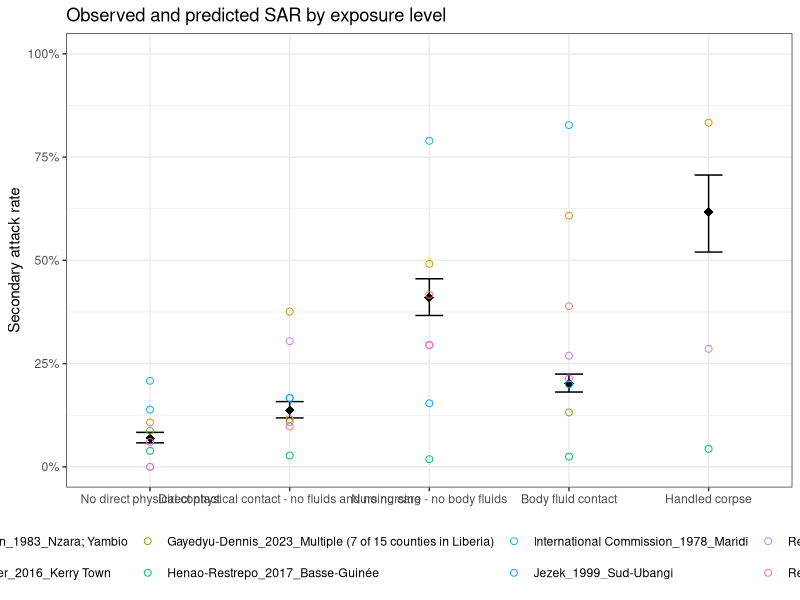
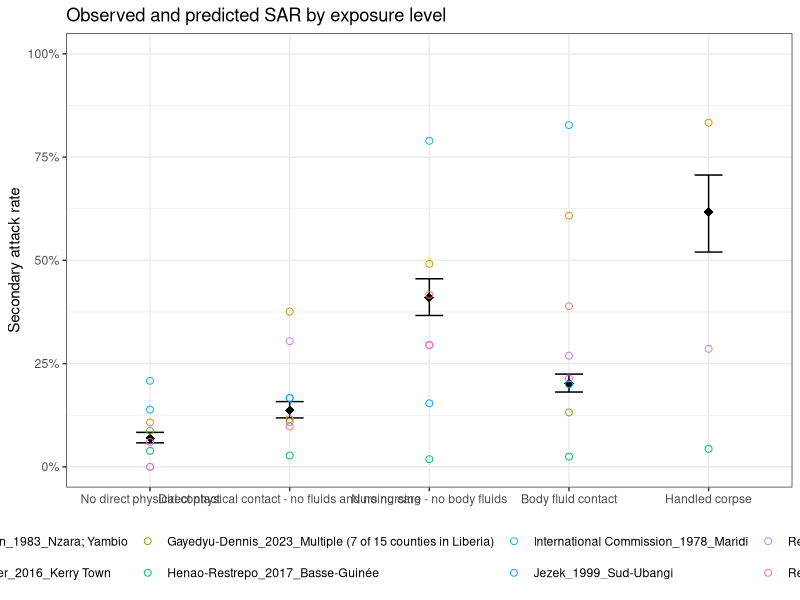

Source code (R) for these figures, in order:
# ebola_contact_analysis.R
# Author: Gina Cuomo-Dannenburg
# Date: 2026-06-26
# Purpose: Implementation of the statistic analysis plan to understand the secondary
# attack rate by contact definition from data from previous Ebola outbreaks
# Input: Data extracted from review of literature 
# Input: Mapping of exposures from data into a shared exposure hierarchy defined below
# Outcome 1: Secondary attack rate (SAR) by contact type
# Outcome 2: Contacts per index case by contact type
#
# Canonical exposure hierarchy (reference = "No direct physical contact"):
#   Reference: No direct physical contact    [Classes 0 + 1 merged]
#   Class 2: Direct physical contact - no fluids and no nursing
#   Class 3: Nursing care - no body fluids
#   Class 4: Body fluid contact
#   Class 5: Handled corpse

# =============================================================================

library(tidyverse)
library(readxl)
library(lme4)
library(broom.mixed)


# 1. Define levels --------------------------------------------------------
# Classes 0 and 1 merged into a single reference "No direct physical contact"
# because both are sparsely reported and was propagating bias through the analysis

canonical_levels <- c(
  "No direct physical contact",                         # Classes 0+1 — reference
  "Direct physical contact - no fluids and no nursing", # Class 2
  "Nursing care - no body fluids",                      # Class 3
  "Body fluid contact",                                 # Class 4
  "Handled corpse"                                      # Class 5
)

canonical_levels_sensitivity <- c(
  "No/minimal contact",
  "Indirect contact only",
  "Direct physical contact - no fluids and no nursing",
  "Nursing care - no body fluids",
  "Body fluid contact",
  "Handled corpse"
)

reference_level      <- canonical_levels[1]
non_reference_levels <- canonical_levels[-1]


# 2. Import data and clean --------------------------

raw <- read_excel("data/sar_extraction.xlsx", sheet = "data_me")
mapping_raw <- read_excel("data/sar_extraction.xlsx", sheet = "exposure_mapping")

dat <- raw %>%
  mutate(numerator = as.integer(numerator),
         denominator = as.integer(denominator),
         num_index = as.integer(num_index),
         year = as.character(year),
         study_id = paste(first_author, year_publication, location, sep = "_"),
         sar_observed = numerator / denominator,
         uninfected_contacts = denominator - numerator) %>%
  filter(!is.na(numerator),
         !is.na(denominator),
         denominator > 0,
         numerator <= denominator,
         include == TRUE)

cat("Studies and contact definitions in dataset:\n")
dat %>%
  group_by(first_author) %>%
  summarise(n = length(unique(definition_contact_me))) %>%
  print()

# 3. Mapping table ---------------------------
mapping_long <- mapping_raw %>%
  pivot_longer(cols      = starts_with("exposure"),
               names_to  = "exposurenum",
               values_to = "exposure") %>%
  dplyr::select(-exposurenum) %>%       # explicit namespace avoids MASS::select conflict
  filter(!is.na(exposure)) %>%
  # Collapse Classes 0 and 1 into the merged reference category
  mutate(exposure = case_when(
    exposure %in% c("No/minimal contact", "Indirect contact only") ~
      "No direct physical contact",
    TRUE ~ exposure))

mapping_table <- mapping_long %>%
  # After collapsing 0+1, deduplicate in case both mapped to the same definition
  distinct(first_author, definition_contact_me, exposure, household, .keep_all = TRUE) %>%
  group_by(first_author, definition_contact_me) %>%
  mutate(n_canonical    = n(),
         is_combined    = n_canonical > 1,
         covered_levels = list(exposure)) %>%
  ungroup()

# Validate: every canonical level must be in the defined hierarchy
unrecognised <- mapping_table %>%
  filter(!exposure %in% canonical_levels) %>%
  distinct(exposure)

# Check that all canonical levels in the mapping table exist
if (nrow(unrecognised) > 0) {
  stop(
    "Unrecognised canonical levels in mapping table — check spelling:\n",
    paste(unrecognised$exposure, collapse = "\n")
  )
} else {
  cat("\nMapping table validated: all canonical levels recognised.\n")
}


# 4. Map exposures onto canonical levels ----------------------------------

dat_mapped <- dat %>%
  left_join(
    mapping_table %>%
      dplyr::select(first_author, definition_contact_me, exposure,
                    is_combined, n_canonical, covered_levels),
    by           = c("first_author", "definition_contact_me"),
    relationship = "many-to-many"
  )

# Flag and remove unmapped rows
unmapped <- dat_mapped %>%
  filter(is.na(exposure)) %>%
  distinct(first_author, definition_contact_me)

if (nrow(unmapped) > 0) {
  warning(
    "No mapping found for the following rows — excluded from analysis:\n",
    paste(unmapped$first_author, unmapped$definition_contact_me,
          sep = " | ", collapse = "\n"))
  dat_mapped <- dat_mapped %>% filter(!is.na(exposure))
}


# 5. Perform fractional encoding ------------------------------------------
# Strategy:
#   (a) Identify fully disaggregated studies (no combined rows anywhere).
#   (b) Within each such study compute the proportion of contacts in each
#       canonical level — proportions sum to 1 over observed levels only.
#   (c) Average across studies (weighted by total contacts) separately per
#       level, using only studies that observed that level. This avoids
#       suppressing rare levels (e.g. Handled corpse) due to structural
#       absence in other studies.
#   (d) Renormalise the global reference distribution to sum to 1.
#   (e) For combined rows, assign each covered level its reference proportion
#       renormalised over only the levels that definition covers.

# --- 5a. Identify fully disaggregated studies --------------------------------

fully_disaggregated_studies <- dat_mapped %>%
  group_by(study_id) %>%
  summarise(any_combined = any(is_combined), .groups = "drop") %>%
  filter(!any_combined) %>%
  pull(study_id)

# --- 5b. Study-level proportions (over observed levels only) -----------------

study_level_props <- dat_mapped %>%
  filter(study_id %in% fully_disaggregated_studies) %>%
  group_by(study_id, exposure) %>%
  summarise(n_exposure = sum(denominator), .groups = "drop") %>%
  group_by(study_id) %>%
  mutate(
    total_n           = sum(n_exposure),
    study_prop        = n_exposure / total_n,
    n_levels_observed = n()
  ) %>%
  ungroup()

cat("\nStudy-level proportions by exposure (disaggregated studies only):\n")
print(study_level_props)

# --- 5c-d. Global reference distribution -------------------------------------
# weighted.mean() per level uses only studies that observed that level,
# because absent levels simply have no rows. Final renormalisation ensures
# the distribution sums to 1 despite unequal study coverage per level.

ref_distribution <- study_level_props %>%
  group_by(exposure) %>%
  summarise(
    ref_prop  = weighted.mean(study_prop, total_n),
    n_studies = n(),
    .groups   = "drop"
  ) %>%
  complete(
    exposure  = canonical_levels,
    fill      = list(ref_prop = 0, n_studies = 0)
  ) %>%
  mutate(
    ref_prop = ref_prop / sum(ref_prop),   # renormalise to sum to 1
    exposure = factor(exposure, levels = canonical_levels)
  ) %>%
  arrange(exposure)

print(ref_distribution)

# Warn if any level has no reference data
zero_ref <- ref_distribution %>% filter(ref_prop == 0)
if (nrow(zero_ref) > 0) {
  warning(
    "The following canonical levels have no reference data:\n",
    paste(zero_ref$exposure, collapse = "\n"),
    "\nFractional encoding for definitions covering these levels will ",
    "renormalise over remaining covered levels."
  )
}

# --- 5e. Apply fractional encoding -------------------------------------------

dat_fractions <- dat_mapped %>%
  left_join(
    ref_distribution %>% dplyr::select(exposure, ref_prop),
    by = "exposure"
  ) %>%
  mutate(
    fraction_raw = if_else(!is_combined, 1, ref_prop)
  ) %>%
  group_by(study_id, definition_contact_me) %>%
  mutate(fraction_sum     = sum(fraction_raw),
         fraction_contact = if_else(
           fraction_sum > 0,
           fraction_raw / fraction_sum,
           1 / n()  )) %>%     # fallback: equal split if all ref_props are zero
  ungroup() %>%
  #   TODO: figure out a more elegant way to handle the fact that the numerators
  #   and denominators are non integers for passing into the Binomial logistic
  mutate(numerator_adj = round(numerator * fraction_contact, digits = 0),
         denominator_adj = round(denominator * fraction_contact, digits = 0),
         uninfected_contacts_adj = round(denominator_adj - numerator_adj, digits = 0))

# Diagnostics
dat_fractions %>%
  filter(is_combined) %>%
  dplyr::select(study_id, definition_contact_me, exposure,
                ref_prop, fraction_contact, denominator, denominator_adj) %>%
  print()

fraction_check <- dat_fractions %>%
  group_by(study_id, definition_contact_me) %>%
  summarise(fraction_sum = sum(fraction_contact), .groups = "drop") %>%
  filter(abs(fraction_sum - 1) > 1e-6)

if (nrow(fraction_check) > 0) {
  warning(
    "Fractions do not sum to 1 for:\n",
    paste(fraction_check$study_id, fraction_check$definition_contact_me,
          sep = " | ", collapse = "\n")
  )
} else {
  cat("\nFraction check passed: all fractions sum to 1 within study.\n")
}


# 6. Build the model data -------------------------------------------------

model_data <- dat_fractions %>%
  group_by(study_id, exposure) %>%
  summarise(
    numerator_adj = sum(numerator_adj),
    denominator_adj  = sum(denominator_adj),
    uninfected_contacts_adj = sum(uninfected_contacts_adj),
    num_index = first(num_index),
    .groups = "drop"
  ) %>%
  mutate(exposure  = factor(exposure, levels = canonical_levels),
         exposure  = relevel(exposure, ref = reference_level)) %>%
  filter(denominator_adj > 0)

# Wide design matrix for inspection only (not passed to model)
design_matrix_wide <- dat_fractions %>%
  group_by(study_id, exposure) %>%
  summarise(numerator_adj = sum(numerator_adj),
            denominator_adj = sum(denominator_adj),
            uninfected_contacts_adj = sum(uninfected_contacts_adj),
            fraction_contact = min(sum(fraction_contact), 1),
            .groups = "drop") %>%
  pivot_wider(names_from   = exposure,
              values_from  = fraction_contact,
              values_fill  = 0,
              id_cols      = c(study_id, numerator_adj, denominator_adj,
                               uninfected_contacts_adj)) %>%
  dplyr::select(-any_of(reference_level)) %>%
  dplyr::select(study_id, numerator_adj, denominator_adj, uninfected_contacts_adj,
                any_of(non_reference_levels))

print(design_matrix_wide)

missing_cols <- setdiff(non_reference_levels, names(design_matrix_wide))
if (length(missing_cols) > 0) {
  warning(
    "The following canonical levels have no observations:\n",
    paste(missing_cols, collapse = "\n")
  )
}


# 7. Logistic regression: Secondary attack rate by exposure level ------------------------------

fit_fixed <- glm(
  cbind(numerator_adj, uninfected_contacts_adj) ~ exposure,
  data   = model_data,
  family = binomial(link = "logit")
)

cat("\n=== Fixed-effects logistic regression (SAR) ===\n")
print(summary(fit_fixed))

# Add in an OR calculation because it's more easily interpretable
# Note: the reference category is "No direct contact"
or_fixed <- broom::tidy(fit_fixed, exponentiate = TRUE, conf.int = TRUE) %>%
  rename(odds_ratio = estimate, ci_lower = conf.low, ci_upper = conf.high)

cat("\nOdds ratios (reference:", reference_level, "):\n")
print(or_fixed)

# --- Mixed-effects model (uncomment when >1 study available) ----------------
# fit_mixed <- glmer(
#   cbind(numerator_adj, uninfected_contacts_adj) ~
#     exposure + household_encoded + (1 | study_id),
#   data   = model_data,
#   family = binomial(link = "logit")
# )
# summary(fit_mixed)


# 8. Predict secondary attack rate by exposure level ----------------------
pred_grid <- tibble(
  exposure          = factor(canonical_levels, levels = canonical_levels),
  household_encoded = 0
)

pred_link <- predict(fit_fixed, newdata = pred_grid, type = "link", se.fit = TRUE)

pred_grid <- pred_grid %>%
  mutate(predicted_sar = plogis(pred_link$fit),
         ci_lower      = plogis(pred_link$fit - 1.96 * pred_link$se.fit),
         ci_upper      = plogis(pred_link$fit + 1.96 * pred_link$se.fit))

cat("\nPredicted SAR by exposure level:\n")
print(pred_grid %>% dplyr::select(exposure, predicted_sar, ci_lower, ci_upper))

# visualise this compared to the data
ggplot() +
  geom_errorbar(data = pred_grid,
                aes(x = exposure, ymin = ci_lower, ymax = ci_upper), width = 0.2) +
  geom_point(data = pred_grid,aes(x = exposure, y = predicted_sar),
             size  = 3,shape = 18   # diamond to distinguish from observed
  ) + geom_point(data = model_data,
                 aes(x = exposure, y = numerator_adj / denominator_adj, col = study_id),
                 size  = 2, shape = 1) +    # open circle
  scale_y_continuous(labels = scales::percent_format(), limits = c(0, 1)) +
  labs(
    x     = NULL,
    y     = "Secondary attack rate",
    col   = "Study",
    title = "Observed and predicted SAR by exposure level"
  ) +
  theme_bw() +
  theme(legend.position  = "bottom", legend.direction = "horizontal")
ggsave("plots/sar_by_exposure.png", dpi = 500, width = 30, height = 20, units = "cm")


# 9. Contacts per exposure ------------------------------------------------

# Uses raw (unadjusted) denominators from dat_mapped 
# fractional adjustment would distort the count structure since num_index is study-level.
# Model: negative binomial with log(num_index) offset 

contact_data <- dat_mapped %>%
  group_by(study_id, exposure) %>%
  summarise(n_contacts = sum(denominator),
            num_index  = first(num_index),
            .groups    = "drop") %>%
  filter(!is.na(num_index), num_index > 0) %>%
  mutate(exposure  = factor(exposure, levels = canonical_levels),
         exposure  = relevel(exposure, ref = reference_level),
         log_index = log(num_index))

# --- 9a. Overall contacts per index case ------------------------------------

contact_data_overall <- contact_data %>%
  group_by(study_id, num_index, log_index) %>%
  summarise(n_contacts = sum(n_contacts), .groups = "drop")

fit_nb_overall <- MASS::glm.nb(n_contacts ~ offset(log_index),
                               data = contact_data_overall)

cat("\n=== Overall contacts per index case (negative binomial) ===\n")
print(summary(fit_nb_overall))

nb_overall_tidy <- broom::tidy(fit_nb_overall, conf.int = TRUE, exponentiate = TRUE)

# Extract and report overdispersion
cat(sprintf("Dispersion parameter theta: %.2f\n", fit_nb_overall$theta))
cat(sprintf("95%% CI: %.2f - %.2f\n",
            fit_nb_overall$theta - 1.96 * fit_nb_overall$SE.theta,
            fit_nb_overall$theta + 1.96 * fit_nb_overall$SE.theta))

overall_rate <- tibble(
  estimate = nb_overall_tidy$estimate[nb_overall_tidy$term == "(Intercept)"],
  ci_lower = nb_overall_tidy$conf.low[nb_overall_tidy$term == "(Intercept)"],
  ci_upper = nb_overall_tidy$conf.high[nb_overall_tidy$term == "(Intercept)"],
  theta    = fit_nb_overall$theta
)
print(overall_rate)

# Descriptive cross-check
contact_data_overall %>%
  mutate(contacts_per_index = n_contacts / num_index) %>%
  summarise(mean_contacts   = weighted.mean(contacts_per_index, num_index),
            median_contacts = median(contacts_per_index),
            min_contacts    = min(contacts_per_index),
            max_contacts    = max(contacts_per_index)) %>%
  print()

# --- 9b. Contacts per index case by exposure level --------------------------

# Poisson dispersion check
fit_pois_check <- glm(
  n_contacts ~ exposure + offset(log_index),
  data   = contact_data,
  family = poisson
)

dispersion_ratio <- fit_pois_check$deviance / fit_pois_check$df.residual

fit_nb_exposure <- MASS::glm.nb(
  n_contacts ~ exposure + offset(log_index),
  data = contact_data
)

print(summary(fit_nb_exposure))

# Rate ratios
rr_contacts <- broom::tidy(fit_nb_exposure, exponentiate = TRUE, conf.int = TRUE) %>%
  rename(rate_ratio = estimate, ci_lower = conf.low, ci_upper = conf.high) %>%
  mutate(term = str_remove(term, "^exposure"))

print(rr_contacts)

# Predicted contacts per index case at each exposure level
pred_contacts <- tibble(exposure  = factor(canonical_levels, levels = canonical_levels),
                        log_index = 0)   # exp(0) = 1 index case

pred_link_contacts <- predict(fit_nb_exposure,
                              newdata = pred_contacts,
                              type    = "link",
                              se.fit  = TRUE)

pred_contacts <- pred_contacts %>%
  mutate(contacts_per_index = exp(pred_link_contacts$fit),
         ci_lower           = exp(pred_link_contacts$fit - 1.96 * pred_link_contacts$se.fit),
         ci_upper           = exp(pred_link_contacts$fit + 1.96 * pred_link_contacts$se.fit))

cat("\nPredicted contacts per index case by exposure level:\n")
print(pred_contacts %>% dplyr::select(exposure, contacts_per_index, ci_lower, ci_upper))

# 10. Simulation of incidence ---------------------------------------------
# Starting with 100 index cases, assuming that each of them have a number of contacts
# that is sampled from the negative binomial fitted earlier, then with a number of contacts
# per exposure sampled based on the proportions and enforced to be an integer, working
# from highest risk to lowest
# Starting with 100 index cases, simulate:
#   1. Total contacts per index case from fitted negative binomial
#   2. Contacts per exposure level from multinomial draw using ref_distribution
#   3. Infected contacts per exposure level from binomial draw using pred_grid SAR















set.seed(42)
n_index <- 100

# --- Parameters from fitted models ------------------------------------------

# Mean contacts per index case from negative binomial
mean_contacts <- exp(coef(fit_nb_overall)[["(Intercept)"]])
theta <- fit_nb_overall$theta

# Exposure proportions from reference distribution (must sum to 1)
exposure_props <- ref_distribution %>%
  arrange(factor(exposure, levels = canonical_levels)) %>%
  pull(ref_prop)
names(exposure_props) <- canonical_levels

# Predicted SAR per exposure level
sar_by_exposure <- pred_grid %>%
  arrange(factor(exposure, levels = canonical_levels)) %>%
  pull(predicted_sar)
names(sar_by_exposure) <- canonical_levels

# --- Simulate ----------------------------------------------------------------

line_list <- map_dfr(1:n_index, function(i) {
  # Step 1: draw total contacts for this index case from negative binomial
  total_contacts <- rnbinom(n = 1, mu = mean_contacts, size = theta)
  # Edge case: if total_contacts = 0, return a single row with zeros
  if (total_contacts == 0) {
    return(tibble(
      index_case               = sprintf("%03d", i),
      total_contacts           = 0L,
      exposure                 = canonical_levels,
      total_contacts_exposure  = 0L,
      infected_contacts        = 0L,
      uninfected_contacts      = 0L
    ))
  }
  
  # Step 2: allocate contacts across exposure levels
  # Draw from multinomial to get integer counts that sum to total_contacts
  # Work from highest to lowest risk (canonical_levels is already ordered
  # lowest to highest, so reverse for allocation then reorder at the end)
  contacts_per_exposure <- as.integer(
    rmultinom(n = 1, size = total_contacts, prob = exposure_props)
  )
  names(contacts_per_exposure) <- canonical_levels
  
  # Step 3: for each exposure level, draw infected contacts from binomial
  # using the predicted SAR for that level
  infected_per_exposure <- map_int(canonical_levels, function(lvl) {
    n   <- contacts_per_exposure[lvl]
    sar <- sar_by_exposure[lvl]
    if (n == 0) return(0L)
    rbinom(n = 1, size = n, prob = sar)
  })
  names(infected_per_exposure) <- canonical_levels
  
  # Step 4: assemble into long format, one row per exposure level
  tibble(
    index_case              = sprintf("%03d", i),
    total_contacts          = total_contacts,
    exposure                = canonical_levels,
    total_contacts_exposure = as.integer(contacts_per_exposure),
    infected_contacts       = as.integer(infected_per_exposure),
    uninfected_contacts     = as.integer(contacts_per_exposure - infected_per_exposure)
  )
})

# Order by index case and exposure level (highest to lowest risk)
line_list <- line_list %>%
  mutate(exposure = factor(exposure, levels = rev(canonical_levels))) %>%
  arrange(index_case, exposure) %>%
  mutate(exposure = as.character(exposure))

# check that things add as they should
# Check 1: total_contacts_exposure sums to total_contacts within each index case
check_totals <- line_list %>%
  group_by(index_case, total_contacts) %>%
  summarise(sum_exposure = sum(total_contacts_exposure), .groups = "drop") %>%
  filter(total_contacts != sum_exposure)

if (nrow(check_totals) > 0) {
  warning("total_contacts_exposure does not sum to total_contacts for:\n",
          paste(check_totals$index_case, collapse = ", "))
} else {
  cat("\nCheck 1 passed: total_contacts_exposure sums to total_contacts for all index cases.\n")
}

# Check 2: infected + uninfected = total_contacts_exposure
check_infected <- line_list %>%
  filter(infected_contacts + uninfected_contacts != total_contacts_exposure)

if (nrow(check_infected) > 0) {
  warning("infected + uninfected != total_contacts_exposure for ",
          nrow(check_infected), " rows.")
} else {
  cat("Check 2 passed: infected + uninfected = total_contacts_exposure for all rows.\n")
}

# 11. 2x2 summary table for each definition -------------------------------
high_risk_def <- c(canonical_levels[5])

summary_stats <- function(high_risk_def) {
  non_hr_def <- c(canonical_levels[!(canonical_levels %in% high_risk_def)])
  
  summary_table <- line_list %>%
    mutate(contact_class = if_else(exposure %in% high_risk_def, "high_risk", "non_high_risk")) %>%
    group_by(contact_class) %>%
    summarise(cases = sum(infected_contacts),
              uninfected = sum(uninfected_contacts),
              total_contacts = sum(total_contacts_exposure)) %>% 
    bind_rows(summarise(., across(where(is.numeric), sum, na.rm = TRUE), 
                        across(where(is.character), ~"total")))
  
  sar <- summary_table$cases[summary_table$contact_class == "high_risk"] /
    summary_table$total_contacts[summary_table$contact_class == "high_risk"]
  
  sensitivity <- summary_table$cases[summary_table$contact_class == "high_risk"] /
    summary_table$cases[summary_table$contact_class == "total"]
  
  specificity <- summary_table$uninfected[summary_table$contact_class == "non_high_risk"] /
    summary_table$uninfected[summary_table$contact_class == "total"]
  
  missed_cases <- summary_table$cases[summary_table$contact_class == "non_high_risk"]
  prop_missed <- missed_cases/summary_table$cases[summary_table$contact_class == "total"]
  
  diagnostics <- data.frame(
    sar = sar,
    sensitivity = sensitivity,
    specificity = specificity,
    missed_cases = missed_cases,
    prop_missed = prop_missed
  )
  
  return(list(summary_table, diagnostics))
}

# Define the four cumulative high-risk thresholds (highest to lowest risk)
# These are the possible definitions of a high-risk contact to be followed up
threshold_definitions <- list(
  "class5_handled_corpse"                          = canonical_levels[5],
  "class4to5_body_fluid_and_above"                 = canonical_levels[4:5],
  "class3to5_nursing_and_above"                    = canonical_levels[3:5],
  "class2to5_direct_physical_contact_and_above"    = canonical_levels[2:5]
)

results <- imap(threshold_definitions, function(high_risk_def, def_name) {
  
  res <- summary_stats(high_risk_def)
  
  list(
    definition   = def_name,
    high_risk    = paste(high_risk_def, collapse = "; "),
    summary      = res[[1]] %>% mutate(definition = def_name, .before = 1),
    diagnostics  = res[[2]] %>% mutate(definition = def_name, .before = 1)
  )
})

# combine so they're easy to export
# summary tables stacked
all_summaries <- map_dfr(results, "summary")

# All diagnostics stacked
all_diagnostics <- map_dfr(results, "diagnostics")

# Wide diagnostics table — one row per threshold, easy to read at a glance
diagnostics_wide <- all_diagnostics %>%
  mutate(
    high_risk_classes = map_chr(threshold_definitions[definition], 
                                ~ paste(.x, collapse = "; "))
  ) %>%
  dplyr::select(
    definition, high_risk_classes,
    sar, sensitivity, specificity, missed_cases, prop_missed
  ) %>%
  mutate(across(c(sar, sensitivity, specificity, prop_missed),
                ~ round(.x, 3)))

# export the files
write_csv(all_summaries, "contact_risk_summary_tables.csv")
write_csv(all_diagnostics, "contact_risk_diagnostics_long.csv")
write_csv(diagnostics_wide, "contact_risk_diagnostics_wide.csv")
